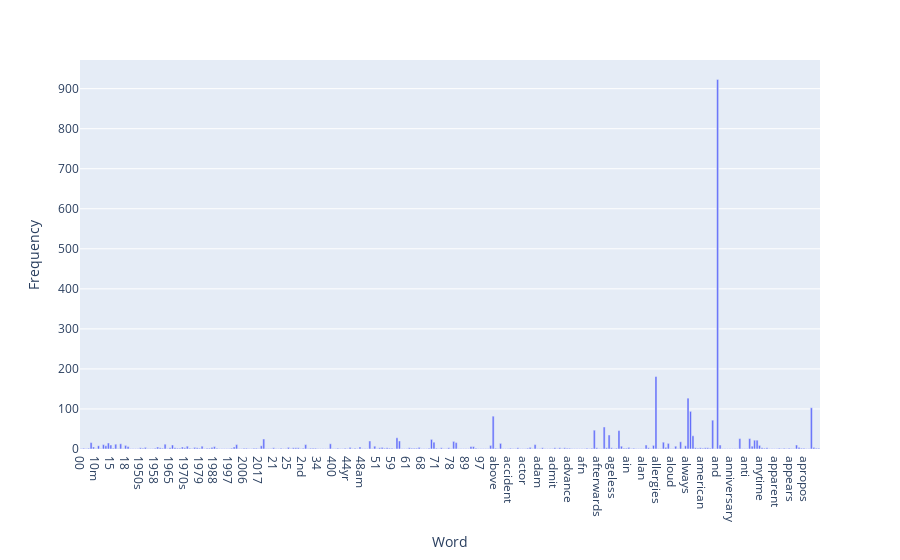

The code cell stored with this chart in its notebook:
### Code cell
#use plotly
import plotly.express as px
import plotly.graph_objects as go

df = pd.DataFrame({"Word": count_vect.get_feature_names_out()[:300], "Frequency": term_frequencies[:300]})
fig = px.bar(df, x="Word", y="Frequency")

fig.show()

### Figure 1 — Plotly figure (JSON) as saved in the notebook; plotly's stock layout.template omitted (floating-point values rounded to 4 significant figures; data arrays with more than 128 entries replaced by an {"elided": "..."} marker saying what was removed)
{"data": [{"alignmentgroup": "True", "hovertemplate": "Word=%{x}<br>Frequency=%{y}<extra></extra>", "legendgroup": "", "marker": {"color": "#636efa", "pattern": {"shape": ""}}, "name": "", "offsetgroup": "", "orientation": "v", "showlegend": false, "textposition": "auto", "type": "bar", "x": {"elided": "300 str values"}, "xaxis": "x", "y": {"elided": "300 int values"}, "yaxis": "y"}], "layout": {"autosize": true, "barmode": "relative", "legend": {"tracegroupgap": 0}, "margin": {"t": 60}, "xaxis": {"anchor": "y", "autorange": true, "domain": [0, 1], "range": [-0.5, 299.5], "title": {"text": "Word"}, "type": "category"}, "yaxis": {"anchor": "x", "autorange": true, "domain": [0, 1], "range": [0, 971.6], "title": {"text": "Frequency"}, "type": "linear"}}}
